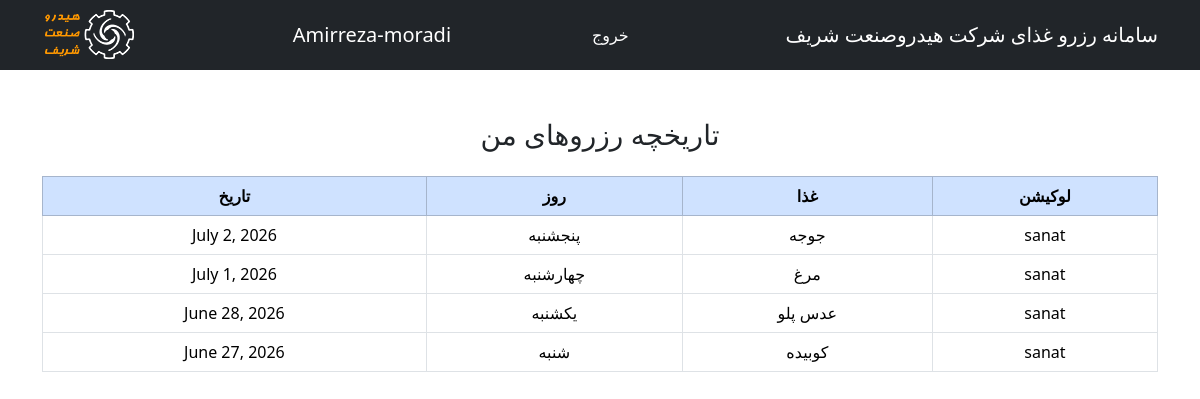
The page /account/my_reservation (signed in) on the database its author committed.
### accounts/models.py (models this page shows, shortened)
class Reservation(models.Model):
    employee=models.ForeignKey(Employees,on_delete=models.CASCADE)
    menu=models.ForeignKey(FoodMenu,on_delete=models.CASCADE)
    reserve_date=models.DateField(default=timezone.now)
    reserved_by=models.ForeignKey(User,on_delete=models.SET_NULL,null=True,blank=True)

class FoodMenu(models.Model):
    DAY_CHOICES=[(5,'شنبه'),(6,'یکشنبه'),(0,'دوشنبه'),(1,'سه‌شنبه'),(2,'چهارشنبه'),(3,'پنجشنبه')]
    LOCATION_CHOISES=[('sanat','صنعت'),('golchin','گلچین'),('mech','مکانیک')]
    location=models.CharField(max_length=30 , choices=LOCATION_CHOISES)
    day=models.CharField(max_length=20,choices=DAY_CHOICES)
    food=models.CharField(max_length=50)
    date=models.DateField(default=timezone.now)
    price=models.IntegerField(default=0)

### accounts/views.py (the view)
# urls.py: path('my_reservation',views.employee_report,name='my_reservations'),
@login_required
def employee_report(request):
    employee = Employees.objects.get(user=request.user)
    reservations =Reservation.objects.filter(employee=employee).select_related('menu').order_by('-menu__date')
    return render(request, 'accounts/my_reservations.html', {
        'reservations': reservations
    })

### templates/accounts/my_reservations.html
{% load static %}
<link
  rel="stylesheet"
  href="https://cdn.jsdelivr.net/npm/bootstrap@5.3.3/dist/css/bootstrap.rtl.min.css"
/>
<nav class="navbar navbar-dark bg-dark">
  <div class="container">
    <img src="{% static 'images/logo.png' %}" alt="" />
    <div class="navbar-brand">{{user.username}}</div>
    <div class="header_item">
      <a href="{% url 'logout' %}" style="color: white; text-decoration: none"
        >خروج</a
      >
    </div>
    <span class="navbar-brand">سامانه رزرو غذای شرکت هیدروصنعت شریف</span>
  </div>
</nav>
<div class="container mt-5">
  <h3 class="mb-4 text-center">تاریخچه رزروهای من</h3>
  <table class="table table-bordered table-hover text-center align-middle">
    <thead class="table-primary">
      <tr>
        <th>تاریخ</th>
        <th>روز</th>
        <th>غذا</th>
        <th>لوکیشن</th>
      </tr>
    </thead>
    <tbody>
      {% for reservation in reservations %}
      <tr>
        <td>{{ reservation.menu.date }}</td>
        <td>{{ reservation.menu.day }}</td>
        <td>{{ reservation.menu.food }}</td>
        <td>{{ reservation.menu.location }}</td>
      </tr>
      {% empty %}
      <tr>
        <td colspan="4">هیچ رزروی ثبت نشده است.</td>
      </tr>
      {% endfor %}
    </tbody>
  </table>
</div>

### rows shown on the page
Reservation: menu "July 2, 2026", menu.day "پنجشنبه", menu.food "جوجه", menu.location "sanat"
Reservation: menu "July 1, 2026", menu.day "چهارشنبه", menu.food "مرغ", menu.location "sanat"
Reservation: menu "June 28, 2026", menu.day "یکشنبه", menu.food "عدس پلو", menu.location "sanat"
Reservation: menu "June 27, 2026", menu.day "شنبه", menu.food "کوبیده", menu.location "sanat"

### other values the page prints
{{ user.username }} "Amirreza-moradi"
